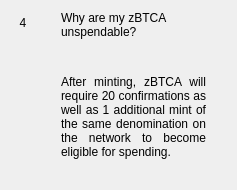
                  <widget class="QWidget" name="widgetFaq4" native="true">
                   <layout class="QHBoxLayout" name="horizontalPage_4" stretch="0,1">
                    <item alignment="Qt::AlignTop">
                     <widget class="QLabel" name="labelNumber4">
                      <property name="minimumSize">
                       <size>
                        <width>24</width>
                        <height>24</height>
                       </size>
                      </property>
                      <property name="maximumSize">
                       <size>
                        <width>16777215</width>
                        <height>24</height>
                       </size>
                      </property>
                      <property name="text">
                       <string>4</string>
                      </property>
                      <property name="alignment">
                       <set>Qt::AlignCenter</set>
                      </property>
                     </widget>
                    </item>
                    <item>
                     <layout class="QVBoxLayout" name="verticalLayoutPage_4">
                      <property name="leftMargin">
                       <number>20</number>
                      </property>
                      <property name="rightMargin">
                       <number>20</number>
                      </property>
                      <item>
                       <widget class="QLabel" name="labelSubtitle4">
                        <property name="text">
                         <string>Why are my zBTCA unspendable?</string>
                        </property>
                        <property name="wordWrap">
                         <bool>true</bool>
                        </property>
                       </widget>
                      </item>
                      <item>
                       <spacer name="verticalSpacer_40">
                        <property name="orientation">
                         <enum>Qt::Vertical</enum>
                        </property>
                        <property name="sizeType">
                         <enum>QSizePolicy::Fixed</enum>
                        </property>
                        <property name="sizeHint" stdset="0">
                         <size>
                          <width>20</width>
                          <height>30</height>
                         </size>
                        </property>
                       </spacer>
                      </item>
                      <item>
                       <widget class="QLabel" name="labelContent4">
                        <property name="text">
                         <string>
                           &lt;html&gt;&lt;head/&gt;&lt;body&gt;&lt;p align=&quot;justify&quot;&gt;
                           After minting, zBTCA will require 20 confirmations as well as 1
                           additional mint of the same denomination on the network to
                           become eligible for spending.
                           &lt;/p&gt;&lt;/body&gt;&lt;/html&gt;
                         </string>
                        </property>
                        <property name="alignment">
                         <set>Qt::AlignLeading|Qt::AlignLeft|Qt::AlignTop</set>
                        </property>
                        <property name="wordWrap">
                         <bool>true</bool>
                        </property>
                       </widget>
                      </item>
                      <item>
                       <spacer name="verticalSpacer_41">
                        <property name="orientation">
                         <enum>Qt::Vertical</enum>
                        </property>
                        <property name="sizeHint" stdset="0">
                         <size>
                          <width>20</width>
                          <height>20</height>
                         </size>
                        </property>
                       </spacer>
                      </item>
                     </layout>
                    </item>
                   </layout>
                  </widget>
